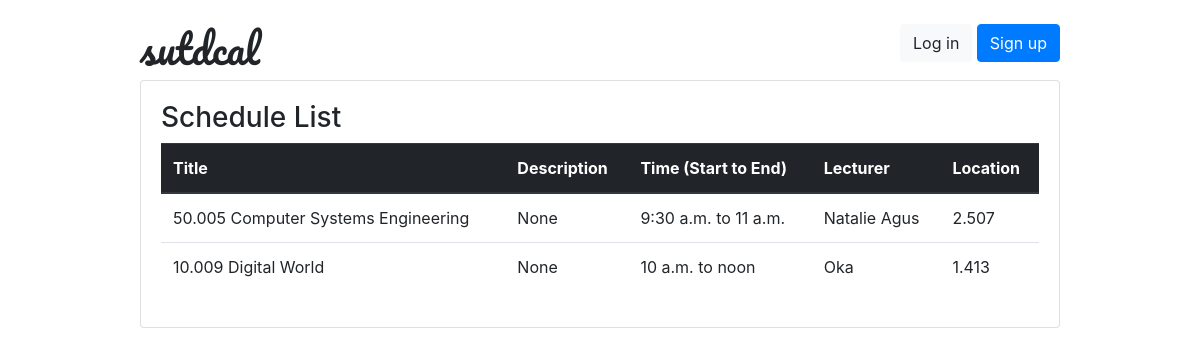
The app's page /schedule/, older data.
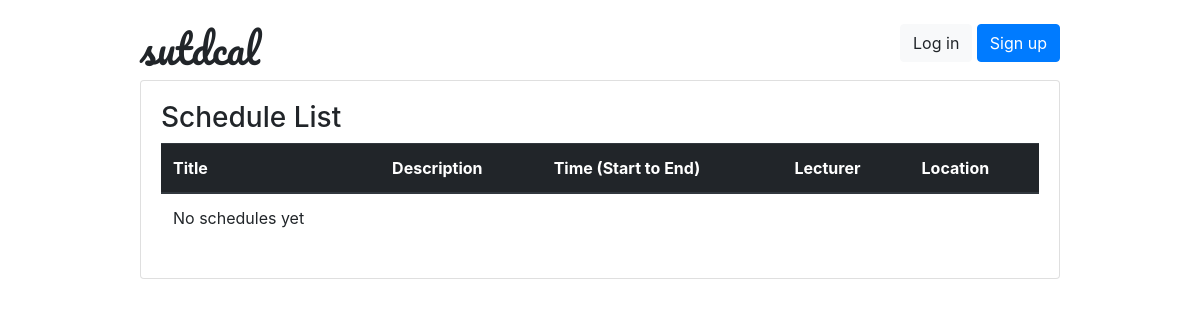
The same page, newer data.
### schedule/models.py (models this page shows, shortened)
class Schedule(models.Model):
    title = models.CharField(max_length=120)
    description = models.TextField(blank=True, null=True)
    start_time = models.TimeField()
    end_time = models.TimeField()
    lecturer = models.CharField(max_length=50)
    location = models.CharField(max_length=50)

### schedule/views.py (the view)
# urls.py: path('', ScheduleListView.as_view(), name='list'),
class ScheduleListView(ListView):
	model = Schedule
	template_name = "schedule/schedule_list.html"
	queryset = Schedule.objects.all()

### schedule/templates/schedule/schedule_list.html (shortened to what this page needs)
{% extends 'base.html' %}
{% block content %}
	<h3>Schedule List</h3>
	<table  class="table table-hover">
		<thead class="thead-dark">
			<tr>
			    <th scope="col">Title</th>
			    <th scope="col">Description</th>
			    <th scope="col">Time (Start to End)</th>
			    <th scope="col">Lecturer</th>
			    <th scope="col">Location </th>
		  	</tr>
			{% for item in object_list %}
		    	 <tr>
					<td>{{ item.title }} </td>
					<td>{{ item.description }}</td>
					<td>{{ item.start_time }} to {{ item.end_time }}</td>
					<td>{{ item.lecturer }} </td>
					<td>{{ item.location }}</td>
				</tr>
	   	{% empty %}
	    	<tr>
				<td>No schedules yet </td>
				<td></td>
				<td></td>
	    	</tr>
		{% endfor %}
	</table>
{% endblock %}

### templates/base.html (shortened to what this page needs)
{% load static %}<!doctype html>
<html lang="en">
  <head>
    <link rel="stylesheet" href="https://maxcdn.bootstrapcdn.com/bootstrap/4.0.0/css/bootstrap.min.css">
    <link rel="stylesheet" type="text/css" href="{% static 'vendor/fontello-2f186091/css/fontello.css' %}">
    <link rel="stylesheet" type="text/css" href="{% static 'css/app.css' %}">
  </head>
  <body>
    <div class="container my-4">
      <div class="row justify-content-center">
        <div class="col-md-10 col-sm-12">
          <div class="row">
            <div class="col-6">
              <h1 class="logo">
                <a href="{% url 'home' %}">
                  sutdcal
                </a>
              </h1>
            </div>
            <div class="col-6 text-right">
              {% if user.is_authenticated %}
                <p class="pt-3">Logged in as <strong>{{ user.first_name }} {{ user.last_name }}</strong>. <a href="{% url 'logout' %}">Log out</a>.</p>
              {% else %}
                <a href="{% url 'login' %}" class="btn btn-light" role="button">Log in</a>
                <a href="{% url 'signup' %}" class="btn btn-primary" role="button">Sign up</a>
              {% endif %}
            </div>
          </div>
          <div class="card mb-3">
            <div class="card-body">
              {% block content %}
              {% endblock %}
            </div>
          </div>
        </div>
      </div>
    </div>
  </body>
</html>

### static/css/app.css (style rules this page uses)
.logo a { color: #212529; text-decoration: none; font-family: 'Pacifico', cursive; line-height: 1.2 }
.logo { font-family: 'Pacifico', cursive; }

Row changes from the older to the newer data that the page shows:
removed Schedule: title "50.005 Computer Systems Engineering", description "None", start_time "9:30 a.m.", end_time "11 a.m.", lecturer "Natalie Agus", location "2.507"
removed Schedule: title "10.009 Digital World", description "None", start_time "10 a.m.", end_time "noon", lecturer "Oka", location "1.413"
Text that changed along with them:
text now shown: "No schedules yet"
